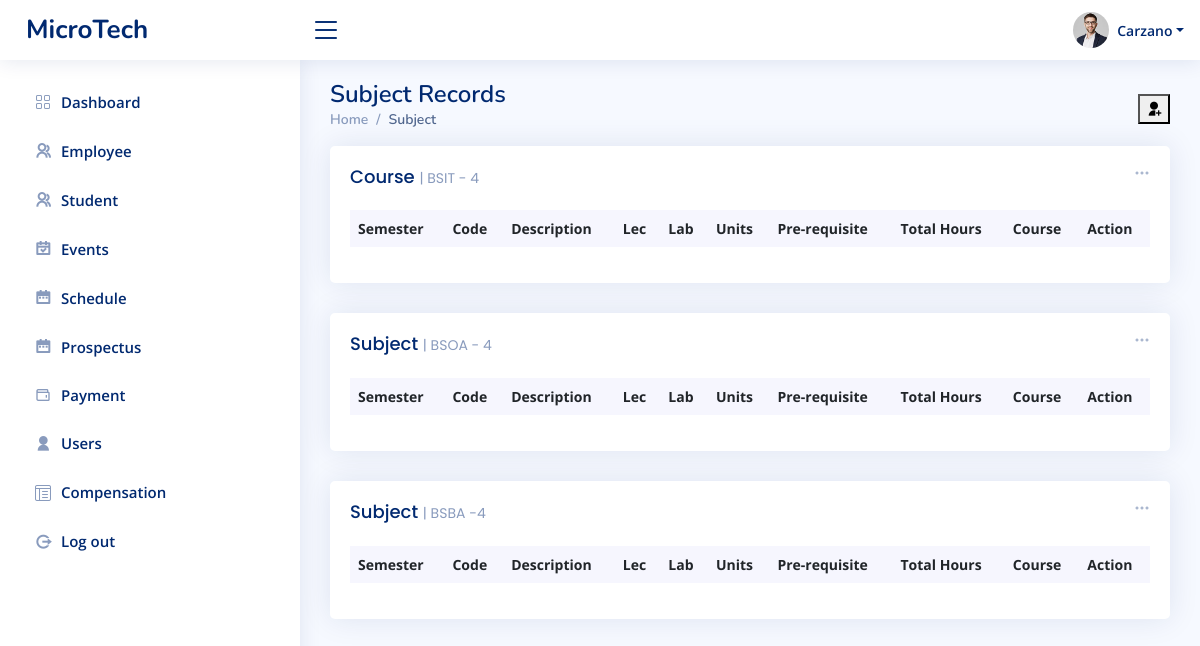
The app's page /admin/subject-year-4.php (signed in), older data.
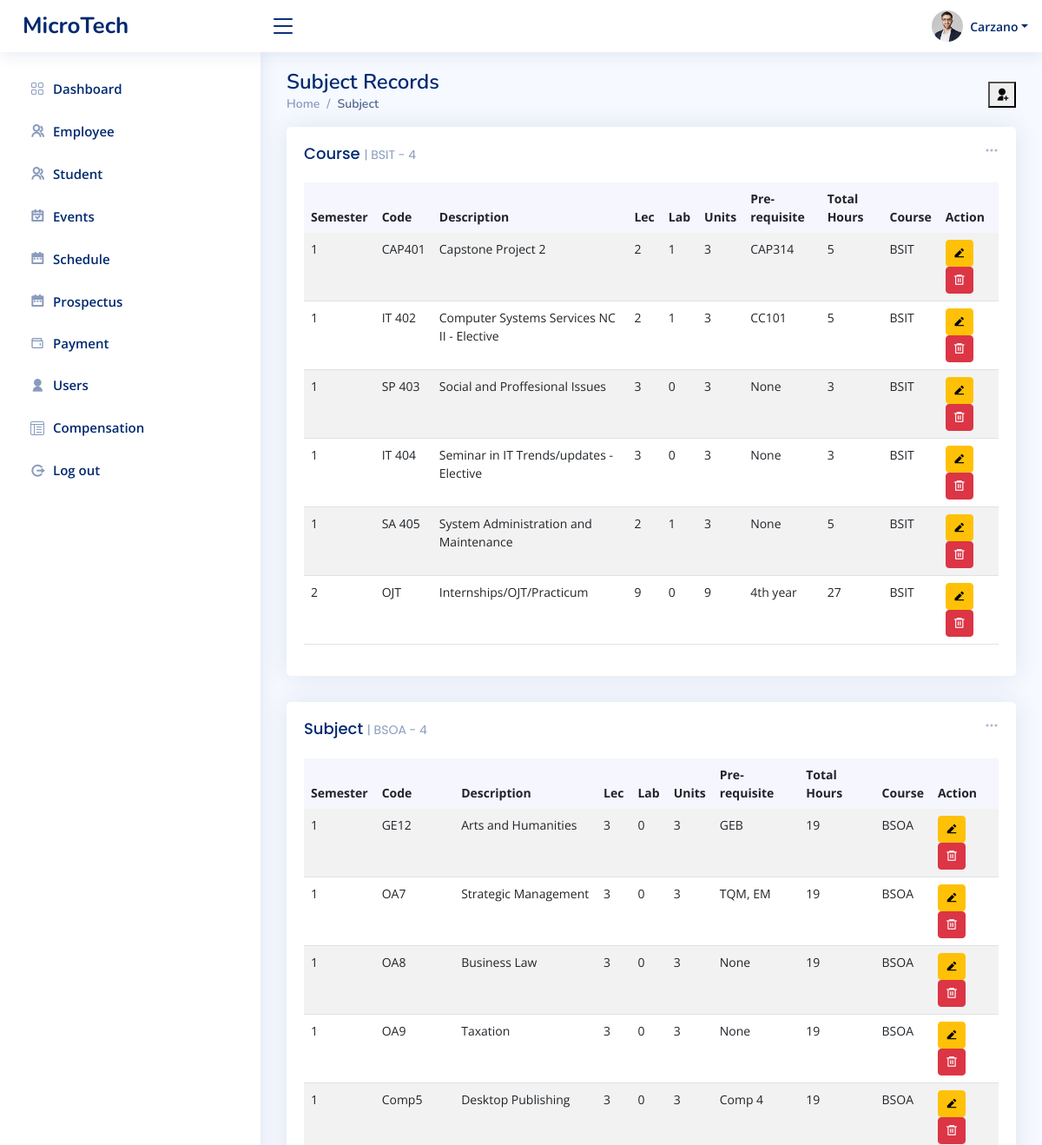
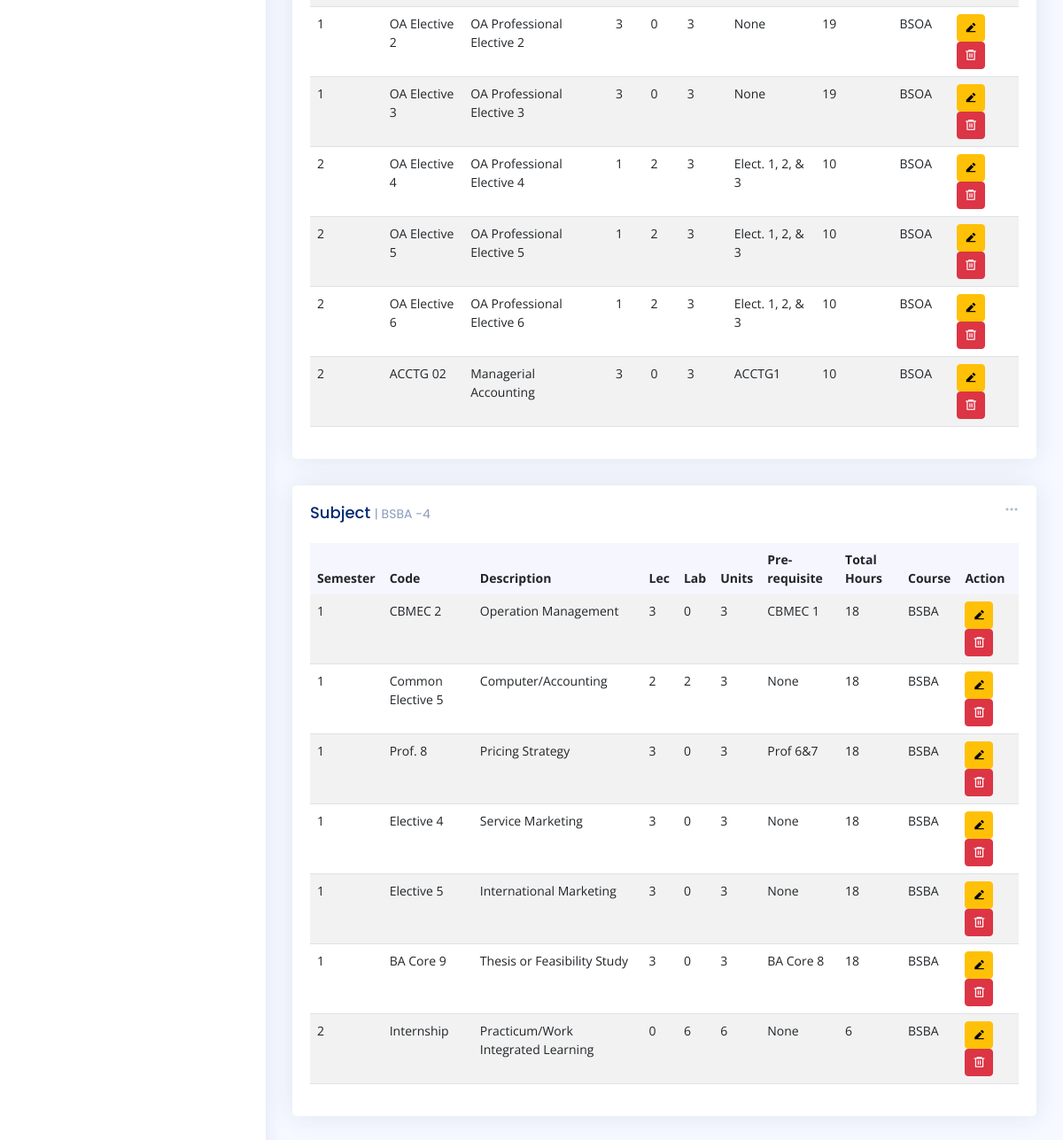
The same page, newer data (2 pictures, top to bottom).
### tables this page shows
CREATE TABLE `tbl_users` (
  `user_id` int(11) NOT NULL,
  `user_fname` varchar(50) NOT NULL,
  `user_lname` varchar(50) NOT NULL,
  `user_email` varchar(80) NOT NULL,
  `user_name` varchar(50) NOT NULL,
  `user_pass` varchar(100) NOT NULL,
  `user_role` varchar(20) NOT NULL
);

CREATE TABLE `tbl_subjects` (
  `id` int(11) NOT NULL,
  `year` int(11) NOT NULL,
  `semester` int(11) NOT NULL,
  `code` varchar(50) NOT NULL,
  `description` varchar(50) NOT NULL,
  `lec` int(11) NOT NULL,
  `lab` int(11) NOT NULL,
  `unit` int(11) NOT NULL,
  `pre_req` varchar(50) NOT NULL,
  `total` int(11) NOT NULL,
  `course` varchar(50) NOT NULL
);

### admin/subject-year-4.php (the view, shortened to what the rows shown need)
<?php include_once "../templates/header.php"; ?>
<main id="main" class="main">
  <div class="pagetitle">
    <h1>Subject Records</h1>
  </div>
  <section class="section dashboard">
    <div class="col-lg-12">
      <div class="row">
        <div class="col-12">
          <div class="card recent-sales overflow-auto">
            <div class="card-body">
              <table class="table table-striped datatable">
                <thead>
                  <tr>
                    <th scope="col">Semester</th>
                    <th scope="col">Code</th>
                    <th scope="col">Description</th>
                    <th scope="col">Lec</th>
                    <th scope="col">Lab</th>
                    <th scope="col">Units</th>
                    <th scope="col">Pre-requisite</th>
                    <th scope="col">Total Hours</th>
                    <th scope="col">Course</th>
                    <th scope="col">Action</th>
                  </tr>
                </thead>
                <tbody>
                  <?php
                  $database = new Connection();
                  $db = $database->open();
                  try {
                    $sql = "SELECT * FROM tbl_subjects WHERE course = 'BSIT' AND  year = '4' ";
                    foreach ($db->query($sql) as $subject) {
                  ?>
                      <tr>
                        <td><?php echo htmlspecialchars($subject['semester']); ?></td>
                        <td><?php echo htmlspecialchars($subject['code']); ?></td>
                        <td><?php echo htmlspecialchars($subject['description']); ?></td>
                        <td><?php echo htmlspecialchars($subject['lec']); ?></td>
                        <td><?php echo htmlspecialchars($subject['lab']); ?></td>
                        <td><?php echo htmlspecialchars($subject['unit']); ?></td>
                        <td><?php echo htmlspecialchars($subject['pre_req']); ?></td>
                        <td><?php echo htmlspecialchars($subject['total']); ?></td>
                        <td><?php echo htmlspecialchars($subject['course']); ?></td>
                        <td>
                          <button type="button" class="btn btn-sm btn-warning ri-edit-2-fill" data-bs-toggle="modal" data-bs-target="#editStudent<?php echo $subject['id']; ?>"></button>
                          <form method="POST" action="../admin/upload/delete_subject.php" onsubmit="return confirm('Are you sure you want to delete this subject?');" style="display:inline;">
                            <button type="submit" class="btn btn-sm btn-danger ri-delete-bin-6-line"></button>
                          </form>
                        </td>
                        <?php include('modals/form-edit-Student.php'); ?>
                      </tr>
                  <?php
                    }
                  } catch (PDOException $e) {
                    echo "There is some problem in connection: " . $e->getMessage();
                  }
                  ?>
                </tbody>
              </table>
            </div>
          </div>
        </div>
      </div>
    </div>
    <div class="col-lg-12">
      <div class="row">
        <div class="col-12">
          <div class="card recent-sales overflow-auto">
            <div class="card-body">
              <table class="table table-striped datatable">
                <thead>
                  <tr>
                    <th scope="col">Semester</th>
                    <th scope="col">Code</th>
                    <th scope="col">Description</th>
                    <th scope="col">Lec</th>
                    <th scope="col">Lab</th>
                    <th scope="col">Units</th>
                    <th scope="col">Pre-requisite</th>
                    <th scope="col">Total Hours</th>
                    <th scope="col">Course</th>
                    <th scope="col">Action</th>
                  </tr>
                </thead>
                <tbody>
                  <?php
                  $database = new Connection();
                  $db = $database->open();
                  try {
                    $sql = "SELECT * FROM tbl_subjects WHERE course = 'BSOA' AND year = '4' ";
                    foreach ($db->query($sql) as $subject) {
                  ?>
                      <tr>
                        <td><?php echo htmlspecialchars($subject['semester']); ?></td>
                        <td><?php echo htmlspecialchars($subject['code']); ?></td>
                        <td><?php echo htmlspecialchars($subject['description']); ?></td>
                        <td><?php echo htmlspecialchars($subject['lec']); ?></td>
                        <td><?php echo htmlspecialchars($subject['lab']); ?></td>
                        <td><?php echo htmlspecialchars($subject['unit']); ?></td>
                        <td><?php echo htmlspecialchars($subject['pre_req']); ?></td>
                        <td><?php echo htmlspecialchars($subject['total']); ?></td>
                        <td><?php echo htmlspecialchars($subject['course']); ?></td>
                        <td>
                          <button type="button" class="btn btn-sm btn-warning ri-edit-2-fill" data-bs-toggle="modal" data-bs-target="#editStudent<?php echo $subject['id']; ?>"></button>
                          <form method="POST" action="../admin/upload/delete_subject.php" onsubmit="return confirm('Are you sure you want to delete this subject?');" style="display:inline;">
                            <button type="submit" class="btn btn-sm btn-danger ri-delete-bin-6-line"></button>
                          </form>
                        </td>
                        <?php include('modals/form-edit-Student.php'); ?>
                      </tr>
                  <?php
                    }
                  } catch (PDOException $e) {
                    echo "There is some problem in connection: " . $e->getMessage();
                  }
                  ?>
                </tbody>
              </table>
            </div>
          </div>
        </div>
      </div>
    </div>
    <div class="col-lg-12">
      <div class="row">
        <div class="col-12">
          <div class="card recent-sales overflow-auto">
            <div class="card-body">
              <table class="table table-striped datatable">
                <thead>
                  <tr>
                    <th scope="col">Semester</th>
                    <th scope="col">Code</th>
                    <th scope="col">Description</th>
                    <th scope="col">Lec</th>
                    <th scope="col">Lab</th>
                    <th scope="col">Units</th>
                    <th scope="col">Pre-requisite</th>
                    <th scope="col">Total Hours</th>
                    <th scope="col">Course</th>
                    <th scope="col">Action</th>
                  </tr>
                </thead>
                <tbody>
                  <?php
                  $database = new Connection();
                  $db = $database->open();
                  try {
                    $sql = "SELECT * FROM tbl_subjects WHERE course = 'BSBA' AND year = '4' ";
                    foreach ($db->query($sql) as $subject) {
                  ?>
                      <tr>
                        <td><?php echo htmlspecialchars($subject['semester']); ?></td>
                        <td><?php echo htmlspecialchars($subject['code']); ?></td>
                        <td><?php echo htmlspecialchars($subject['description']); ?></td>
                        <td><?php echo htmlspecialchars($subject['lec']); ?></td>
                        <td><?php echo htmlspecialchars($subject['lab']); ?></td>
                        <td><?php echo htmlspecialchars($subject['unit']); ?></td>
                        <td><?php echo htmlspecialchars($subject['pre_req']); ?></td>
                        <td><?php echo htmlspecialchars($subject['total']); ?></td>
                        <td><?php echo htmlspecialchars($subject['course']); ?></td>
                        <td>
                          <button type="button" class="btn btn-sm btn-warning ri-edit-2-fill" data-bs-toggle="modal" data-bs-target="#editStudent<?php echo $subject['id']; ?>"></button>
                          <form method="POST" action="../admin/upload/delete_subject.php" onsubmit="return confirm('Are you sure you want to delete this subject?');" style="display:inline;">
                            <button type="submit" class="btn btn-sm btn-danger ri-delete-bin-6-line"></button>
                          </form>
                        </td>
                        <?php include('modals/form-edit-Student.php'); ?>
                      </tr>
                  <?php
                    }
                  } catch (PDOException $e) {
                    echo "There is some problem in connection: " . $e->getMessage();
                  }
                  ?>
                </tbody>
              </table>
            </div>
          </div>
        </div>
      </div>
    </div>
  </section>
</main>
<?php include_once "../templates/footer.php"; ?>

### templates/header.php (shortened to what the rows shown need)
<?php
include_once "includes/connect.php";
$userid = $_SESSION["login"];
$statements = $conn->prepare("SELECT * FROM tbl_users WHERE user_id = '$userid'");
$statements->execute();
$user = $statements->fetch(PDO::FETCH_ASSOC);
$lname = $user['user_lname'];
?>
<!DOCTYPE html>
<html lang="en">
<head>
  <link href="../assets/vendor/bootstrap/css/bootstrap.min.css" rel="stylesheet">
  <link href="../assets/vendor/bootstrap-icons/bootstrap-icons.css" rel="stylesheet">
  <link href="../assets/vendor/boxicons/css/boxicons.min.css" rel="stylesheet">
  <link href="../assets/vendor/quill/quill.snow.css" rel="stylesheet">
  <link href="../assets/vendor/quill/quill.bubble.css" rel="stylesheet">
  <link href="../assets/vendor/remixicon/remixicon.css" rel="stylesheet">
  <link href="../assets/vendor/simple-datatables/style.css" rel="stylesheet">
  <link href="../assets/css/style.css" rel="stylesheet">
</head>
<body>
  <header id="header" class="header fixed-top d-flex align-items-center">
    <nav class="header-nav ms-auto">
      <ul class="d-flex align-items-center">
        <li class="nav-item dropdown pe-3">
          <a class="nav-link nav-profile d-flex align-items-center pe-0" href="#" data-bs-toggle="dropdown">
            <img src="../assets/img/profile-img.jpg" alt="Profile" class="rounded-circle">
            <span class="d-none d-md-block dropdown-toggle ps-2"><?php echo $lname ?></span>
          </a>
        </li>
      </ul>
    </nav>
  </header>

Row changes from the older to the newer data that the page shows:
added tbl_subjects: semester "1", code "CAP401", description "Capstone Project 2", lec "2", lab "1", unit "3", pre_req "CAP314", total "5", course "BSIT", shown under "Course | BSIT - 4"
added tbl_subjects: semester "1", code "IT 402", description "Computer Systems Services NC II - Elective", lec "2", lab "1", unit "3", pre_req "CC101", total "5", course "BSIT", shown under "Course | BSIT - 4"
added tbl_subjects: semester "1", code "SP 403", description "Social and Proffesional Issues", lec "3", lab "0", unit "3", pre_req "None", total "3", course "BSIT", shown under "Course | BSIT - 4"
added tbl_subjects: semester "1", code "IT 404", description "Seminar in IT Trends/updates - Elective", lec "3", lab "0", unit "3", pre_req "None", total "3", course "BSIT", shown under "Course | BSIT - 4"
added tbl_subjects: semester "1", code "SA 405", description "System Administration and Maintenance", lec "2", lab "1", unit "3", pre_req "None", total "5", course "BSIT", shown under "Course | BSIT - 4"
added tbl_subjects: semester "2", code "OJT", description "Internships/OJT/Practicum", lec "9", lab "0", unit "9", pre_req "4th year", total "27", course "BSIT", shown under "Course | BSIT - 4"
added tbl_subjects: semester "1", code "GE12", description "Arts and Humanities", lec "3", lab "0", unit "3", pre_req "GEB", total "19", course "BSOA", shown under "Subject | BSOA - 4"
added tbl_subjects: semester "1", code "OA7", description "Strategic Management", lec "3", lab "0", unit "3", pre_req "TQM, EM", total "19", course "BSOA", shown under "Subject | BSOA - 4"
added tbl_subjects: semester "1", code "OA8", description "Business Law", lec "3", lab "0", unit "3", pre_req "None", total "19", course "BSOA", shown under "Subject | BSOA - 4"
added tbl_subjects: semester "1", code "OA9", description "Taxation", lec "3", lab "0", unit "3", pre_req "None", total "19", course "BSOA", shown under "Subject | BSOA - 4"
added tbl_subjects: semester "1", code "Comp5", description "Desktop Publishing", lec "3", lab "0", unit "3", pre_req "Comp 4", total "19", course "BSOA", shown under "Subject | BSOA - 4"
added tbl_subjects: semester "1", code "OA Elective 2", description "OA Professional Elective 2", lec "3", lab "0", unit "3", pre_req "None", total "19", course "BSOA", shown under "Subject | BSOA - 4"
added tbl_subjects: semester "1", code "OA Elective 3", description "OA Professional Elective 3", lec "3", lab "0", unit "3", pre_req "None", total "19", course "BSOA", shown under "Subject | BSOA - 4"
added tbl_subjects: semester "2", code "OA Elective 4", description "OA Professional Elective 4", lec "1", lab "2", unit "3", pre_req "Elect. 1, 2, & 3", total "10", course "BSOA", shown under "Subject | BSOA - 4"
added tbl_subjects: semester "2", code "OA Elective 5", description "OA Professional Elective 5", lec "1", lab "2", unit "3", pre_req "Elect. 1, 2, & 3", total "10", course "BSOA", shown under "Subject | BSOA - 4"
added tbl_subjects: semester "2", code "OA Elective 6", description "OA Professional Elective 6", lec "1", lab "2", unit "3", pre_req "Elect. 1, 2, & 3", total "10", course "BSOA", shown under "Subject | BSOA - 4"
added tbl_subjects: semester "2", code "ACCTG 02", description "Managerial Accounting", lec "3", lab "0", unit "3", pre_req "ACCTG1", total "10", course "BSOA", shown under "Subject | BSOA - 4"
added tbl_subjects: semester "1", code "CBMEC 2", description "Operation Management", lec "3", lab "0", unit "3", pre_req "CBMEC 1", total "18", course "BSBA", shown under "Subject | BSBA -4"
added tbl_subjects: semester "1", code "Common Elective 5", description "Computer/Accounting", lec "2", lab "2", unit "3", pre_req "None", total "18", course "BSBA", shown under "Subject | BSBA -4"
added tbl_subjects: semester "1", code "Prof. 8", description "Pricing Strategy", lec "3", lab "0", unit "3", pre_req "Prof 6&7", total "18", course "BSBA", shown under "Subject | BSBA -4"
added tbl_subjects: semester "1", code "Elective 4", description "Service Marketing", lec "3", lab "0", unit "3", pre_req "None", total "18", course "BSBA", shown under "Subject | BSBA -4"
added tbl_subjects: semester "1", code "Elective 5", description "International Marketing", lec "3", lab "0", unit "3", pre_req "None", total "18", course "BSBA", shown under "Subject | BSBA -4"
added tbl_subjects: semester "1", code "BA Core 9", description "Thesis or Feasibility Study", lec "3", lab "0", unit "3", pre_req "BA Core 8", total "18", course "BSBA", shown under "Subject | BSBA -4"
added tbl_subjects: semester "2", code "Internship", description "Practicum/Work Integrated Learning", lec "0", lab "6", unit "6", pre_req "None", total "6", course "BSBA", shown under "Subject | BSBA -4"
